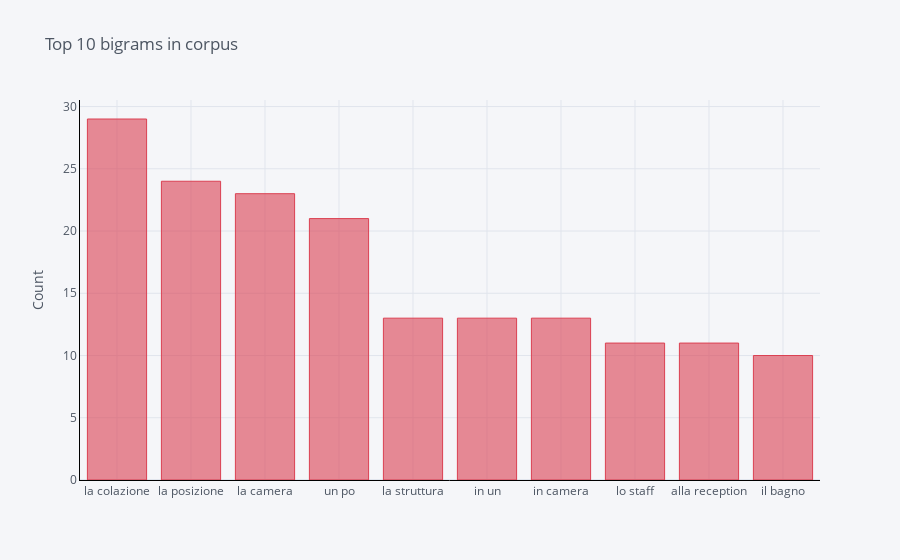

This figure's notebook cell:
### Code cell
nbigram(text500,2)

### Figure 1 — Plotly figure (JSON) as saved in the notebook; plotly's stock layout.template omitted (floating-point values rounded to 4 significant figures)
{"data": [{"marker": {"color": "rgba(219, 64, 82, 0.6)", "line": {"color": "rgba(219, 64, 82, 1.0)", "width": 1}}, "name": "count", "orientation": "v", "text": "", "type": "bar", "x": ["la colazione", "la posizione", "la camera", "un po", "la struttura", "in un", "in camera", "lo staff", "alla reception", "il bagno"], "y": [29, 24, 23, 21, 13, 13, 13, 11, 11, 10]}], "layout": {"legend": {"bgcolor": "#F5F6F9", "font": {"color": "#4D5663"}}, "paper_bgcolor": "#F5F6F9", "plot_bgcolor": "#F5F6F9", "title": {"font": {"color": "#4D5663"}, "text": "Top 10 bigrams in corpus"}, "xaxis": {"gridcolor": "#E1E5ED", "linecolor": "black", "showgrid": true, "tickfont": {"color": "#4D5663"}, "title": {"font": {"color": "#4D5663"}, "text": ""}, "zerolinecolor": "#E1E5ED"}, "yaxis": {"gridcolor": "#E1E5ED", "linecolor": "black", "showgrid": true, "tickfont": {"color": "#4D5663"}, "title": {"font": {"color": "#4D5663"}, "text": "Count"}, "zerolinecolor": "#E1E5ED"}}}
